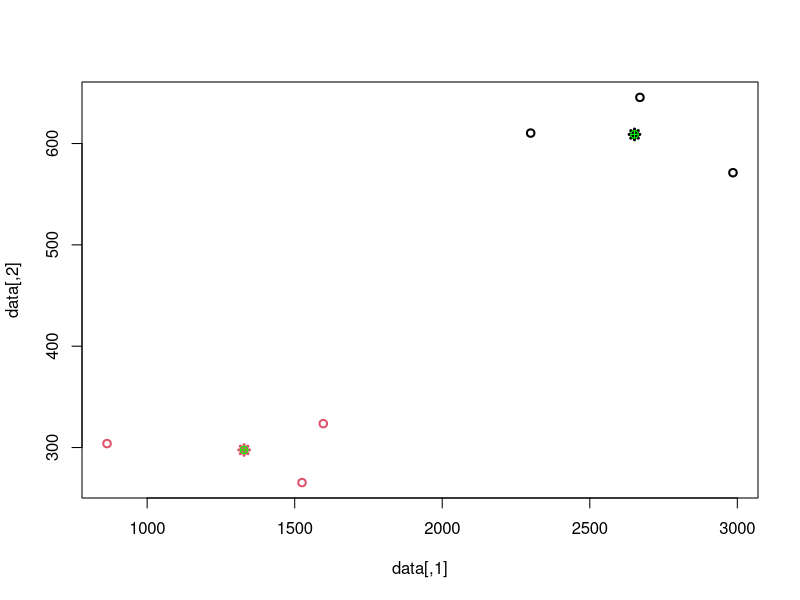

Generate this figure with R:
## ---- chunk 1
knitr::opts_chunk$set(echo = TRUE)
## ---- chunk 2
data <- matrix(c(
  c(1524.8, 265.4, 272, 79, 24, 223.5),
  c(1596.9, 323.6, 285, 87, 23, 333.9),
  c(2299.7, 610.3, 241, 45, 9, 632.1),
  c(864.1, 303.9, 220, 53, 11, 484.7),
  c(2669.9, 645.5, 202, 61, 15, 438.6),
  c(2985.2, 571.2, 226, 45, 16, 1103.9)
), byrow = T, ncol = 6)
## ---- chunk 3
if (!require("pracma")) install.packages("pracma", repos = "http://cran.rstudio.com")
library("pracma")
## ---- chunk 4
k_means <- function(data, k=3, center_idx = NULL, output = FALSE, max_iter = 10) {
  iter <- 0
  while (iter < max_iter) {
    # Set starting centroids. If no starting values are
    # provided within the function call, random starting
    # values are chosen. 
    if (iter == 0) {
      if (is.null(center_idx)) {
        centers <- data[sample(1:nrow(data), size = k, replace = FALSE), ]
      } else {
        centers <- data[center_idx, ]
      }
    }
    
    centers_before <- centers
    
    # Containers for distances and cluster labels.
    dist <- matrix(nrow = nrow(data), ncol = k)
    label <- matrix(nrow = nrow(data), ncol = k)
    
    # Calculate distances from each observation to the selected centroids.
    for (row in 1:nrow(data)) {
      for (clus in 1:k) {
        dist[row, clus] <- Norm(centers[clus, ] - data[row, ], p=2)
      }
      
      # Determine the minimum distance from each observation to a centroid.
      label[row, ] <- ifelse(dist[row, ] == min(dist[row, ]), 1, 0) 
    }
    
    # Calculate new centroids.
    for (i in 1:ncol(label)){
      centers[i, ] <- apply(data[which(label[, i] == 1), ], MARGIN = 2, FUN = mean)
    }
    
    # Print output for every iteration.
    if (output) {
      print(paste("Iteration: ", iter))
      print("------------------------")
      print("Distance matrix:")
      print(dist)
      print("Cluster labels (by column):")
      print(label)
      print("Centers:")
      print(centers)
      print("")
    }
    
    # If the distance between the new and the old center is equal to
    # zero, convergence is reached and we can exit the loop. 
    error <- norm(abs(centers - centers_before))
    if (error == 0) {
      print(paste0("Converged after ", iter, " iterations."))
      break
    }
    
    iter <- iter + 1
  }
  
  return(list(label, centers))
}
## ---- chunk 5
# Fit with fixed starting values.
fit <- k_means(data, k = 2, center_idx = c(1,3), output = TRUE, max_iter = 10)
## ---- chunk 6
fit
## ---- chunk 7
KM=kmeans(data,2)
KM
## ---- chunk 8
plot(data, col = KM$cluster, lwd=2)
points(KM$centers, col=1:2, pch=8, lwd=3)
points(fit[[2]], col="green", pch=10, lwd=1)
